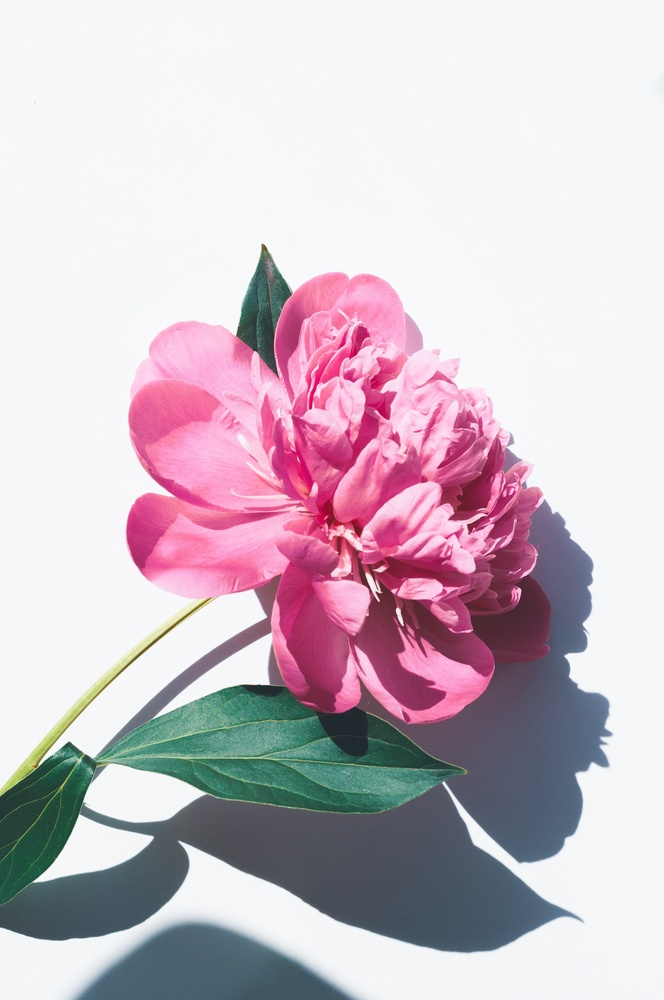
#> input picture Prak8/flower.jpg, 664 x 1000 px, shrunk from 2848 x 4288 before the run
$ python tugas-no4.py   (older library calls are emulated)
#> lines starting #> are read from the running program, lines starting #| are printed output that depends on the picture; after the words box and inside, x2 and y2 are one past the last pixel; in counts of white or black regions, pixels touching at a corner belong together
import cv2
import matplotlib.pyplot as plt

img = cv2.imread("flower.jpg", 0)
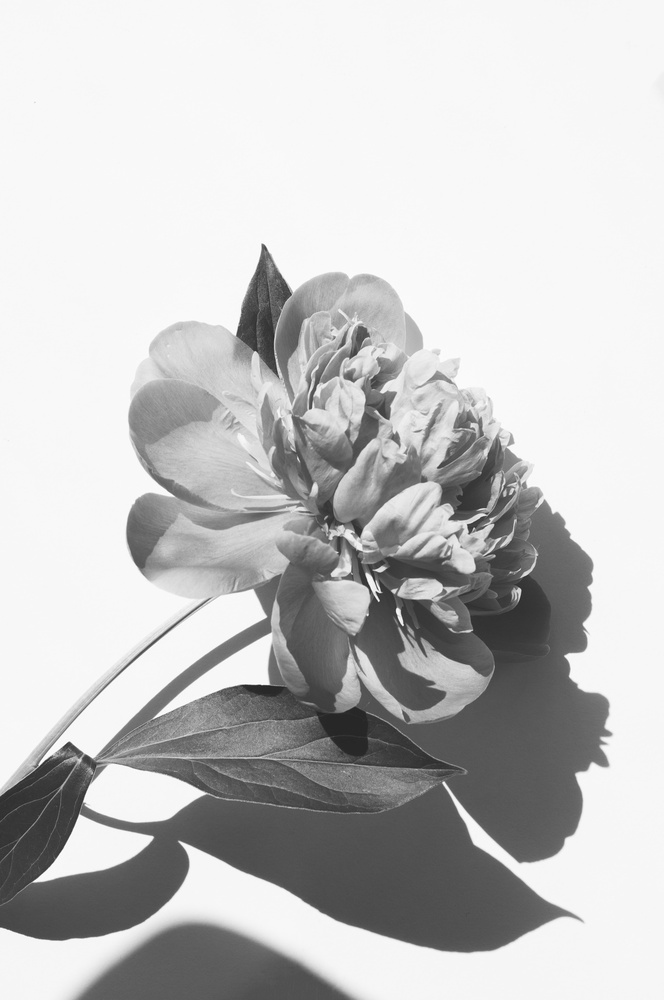
#> img: shape (1000, 664); min 33, max 255, mean 195.9
img1 = cv2.adaptiveThreshold(img, 255, cv2.ADAPTIVE_THRESH_MEAN_C, cv2.THRESH_BINARY, 11, 2)
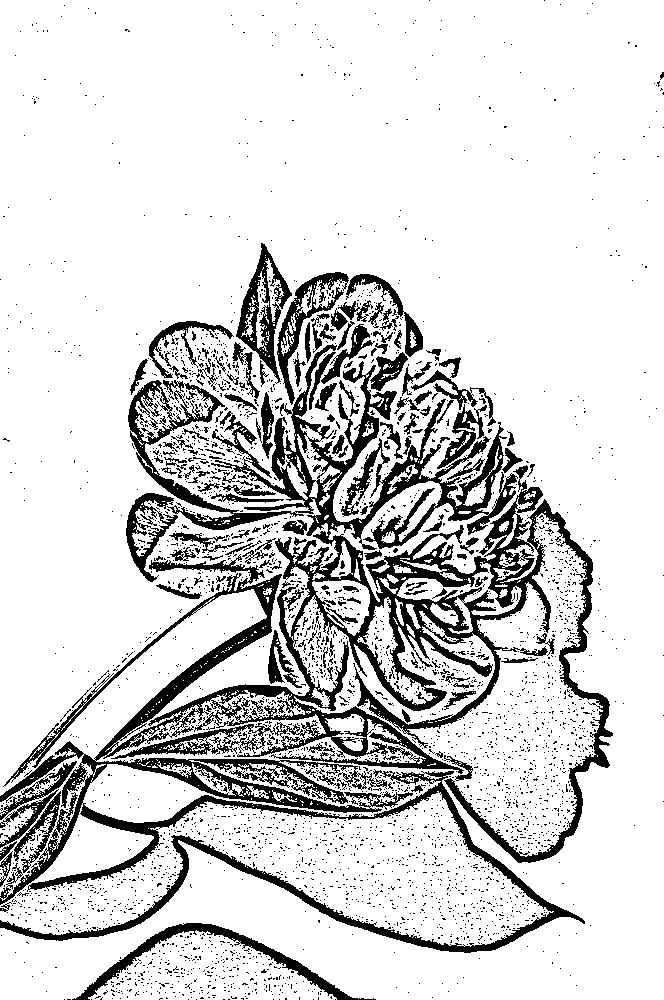
#> img1: shape (1000, 664); 83.8% white; 3551 black regions (3393 under 20 px), largest, box (x1, y1, x2, y2) and area: (0, 344, 613, 953) 71784, (72, 923, 376, 1000) 2779, (236, 243, 292, 384) 2436

sobel_x = cv2.Sobel(src=img1, ddepth=cv2.CV_64F, dx=1, dy=0, ksize=5)
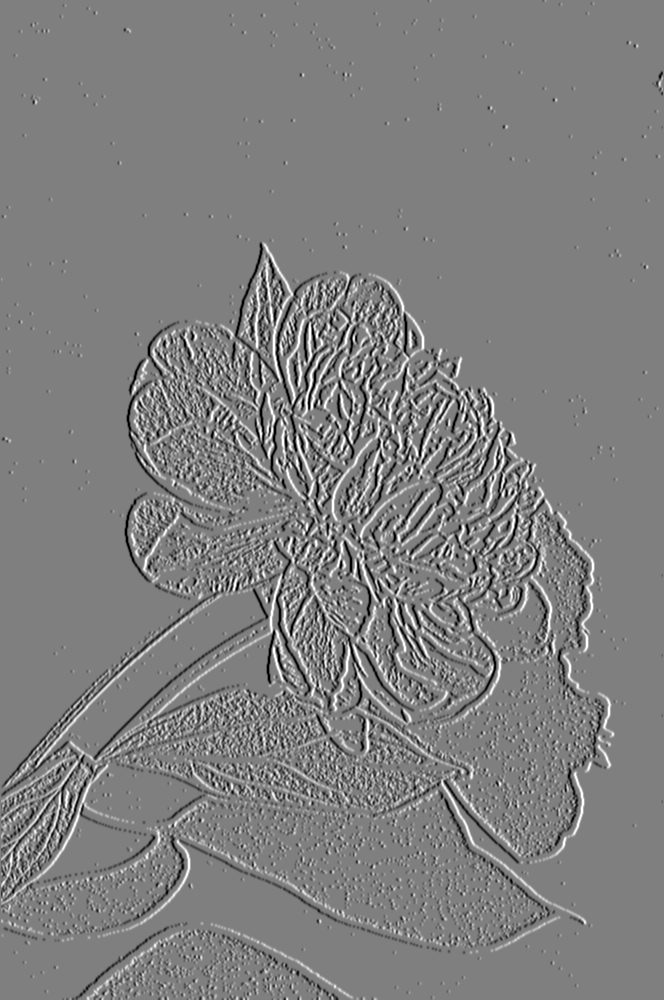
#> sobel_x: shape (1000, 664) float64; min -12240, max 12240, mean 2.9; drawn with min black and max white
sobel_y = cv2.Sobel(src=img1, ddepth=cv2.CV_64F, dx=0, dy=1, ksize=5)
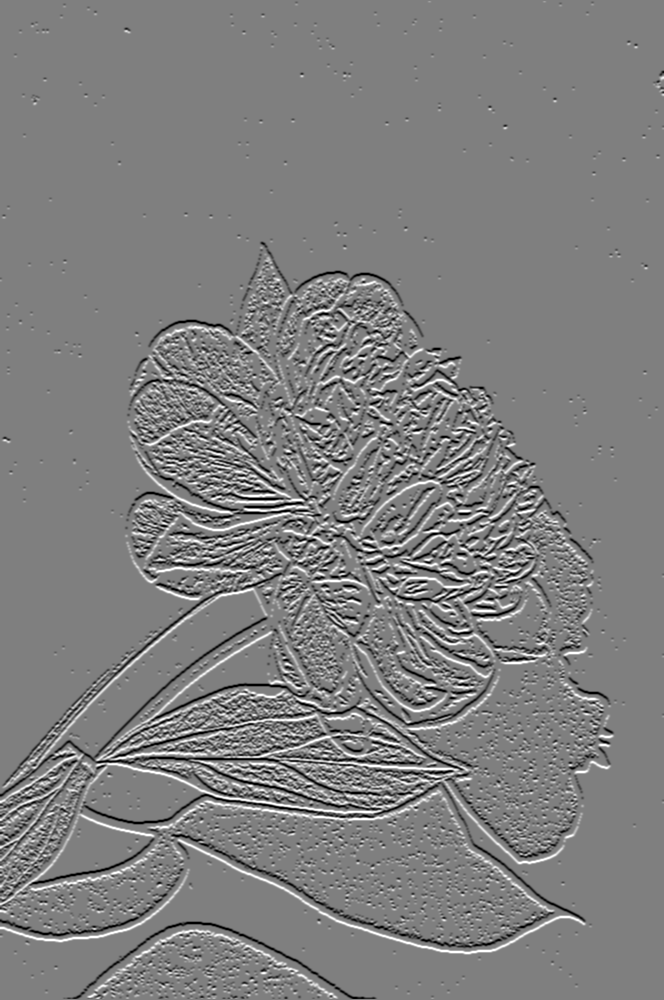
#> sobel_y: shape (1000, 664) float64; min -12240, max 12240, mean -3.4; drawn with min black and max white
sobel = cv2.Sobel(src=img1, ddepth=cv2.CV_64F, dx=1, dy=1, ksize=5)
sobel = cv2.convertScaleAbs(sobel)
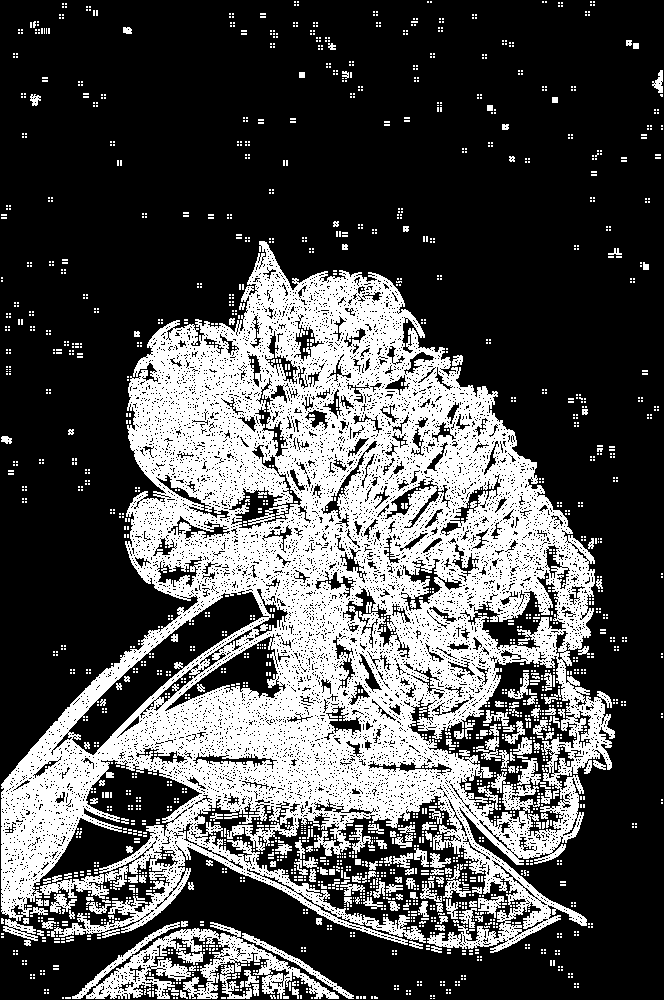
#> sobel: shape (1000, 664); 31.7% white; 2093 white regions (1904 under 20 px), largest, box (x1, y1, x2, y2) and area: (1, 241, 615, 953) 181528, (72, 922, 339, 999) 6732, (242, 933, 354, 999) 654

canny = cv2.Canny(img1, 100, 200)
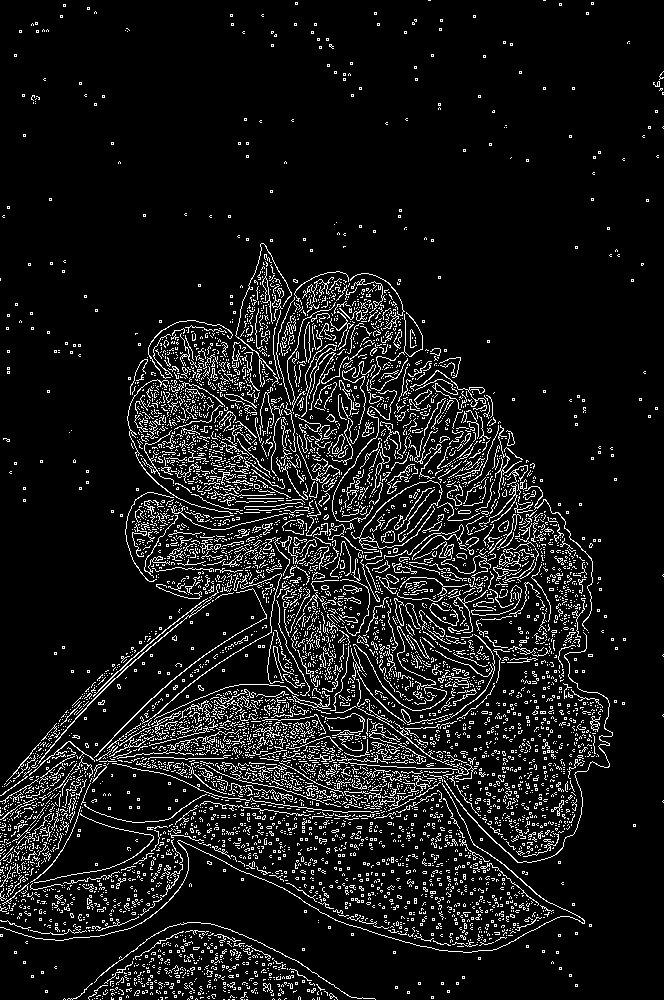
#> canny: shape (1000, 664); 9.1% white in thin lines or dots

im_lap = cv2.Laplacian(img1, ksize=5, ddepth=cv2.CV_64F)
im_lap = cv2.convertScaleAbs(im_lap)
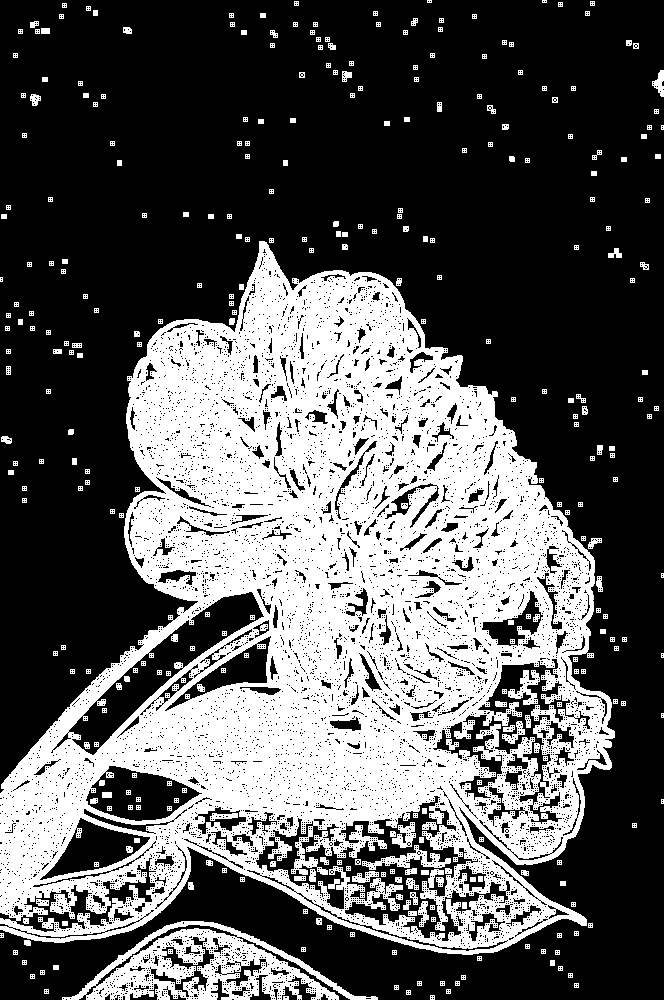
#> im_lap: shape (1000, 664); 35.9% white; 351 white regions (9 under 20 px), largest, box (x1, y1, x2, y2) and area: (0, 241, 615, 955) 216661, (62, 921, 378, 1000) 9853, (362, 845, 451, 870) 718

img = cv2.cvtColor(img, cv2.COLOR_BGR2RGB)
#> img: shape (1000, 664, 3)
img1 = cv2.cvtColor(img1, cv2.COLOR_BGR2RGB)
sobel = cv2.cvtColor(sobel, cv2.COLOR_BGR2RGB)
canny = cv2.cvtColor(canny, cv2.COLOR_BGR2RGB)
#> canny: shape (1000, 664, 3); 9.1% white in thin lines or dots
im_lap = cv2.cvtColor(im_lap, cv2.COLOR_BGR2RGB)

images = [img, img1, sobel, canny, im_lap]
titles = ["Original", "Binary", "Sobel", "Canny", "Laplacian"]

for i in range(5):
    plt.subplot(2, 3, i+1), plt.imshow(images[i])
    plt.axis('off')
    plt.title(titles[i])
plt.show()
